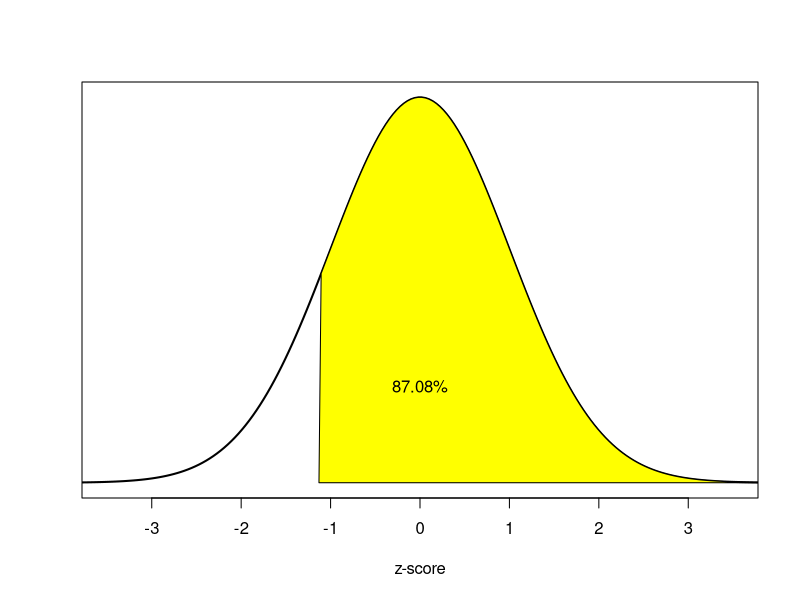
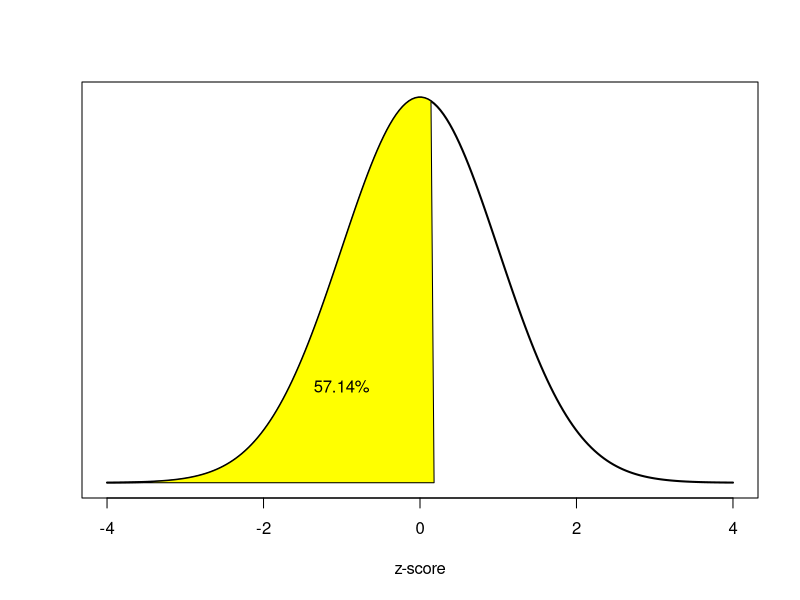
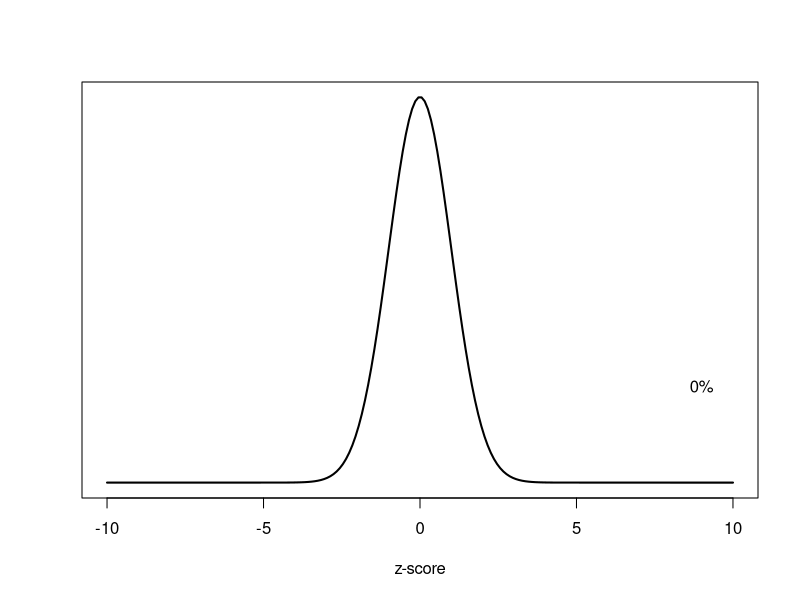
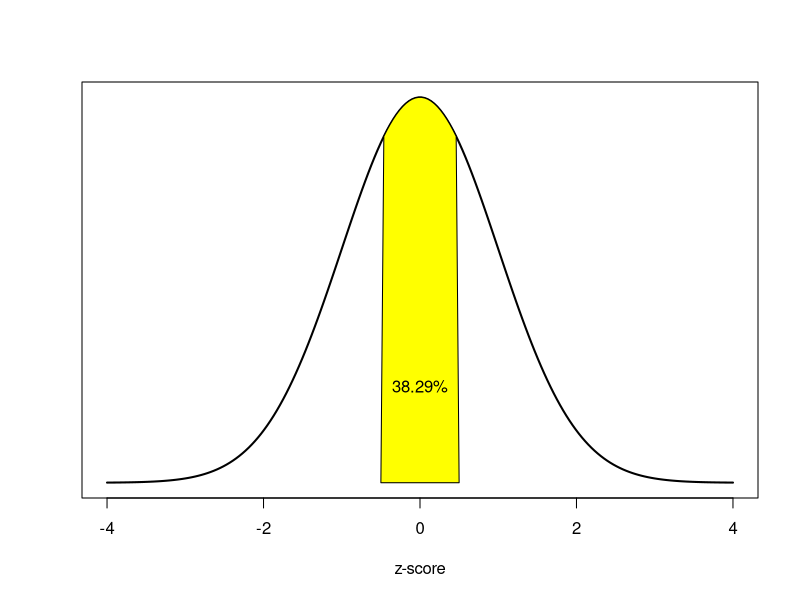
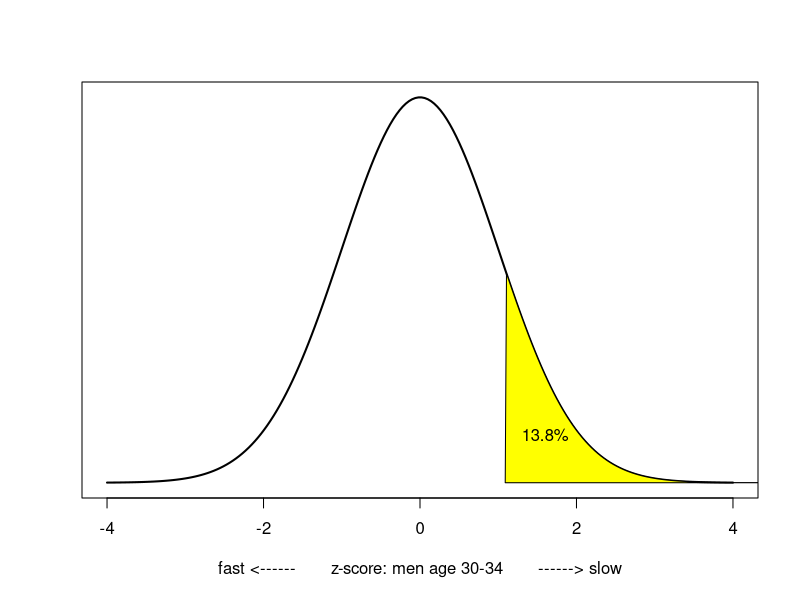
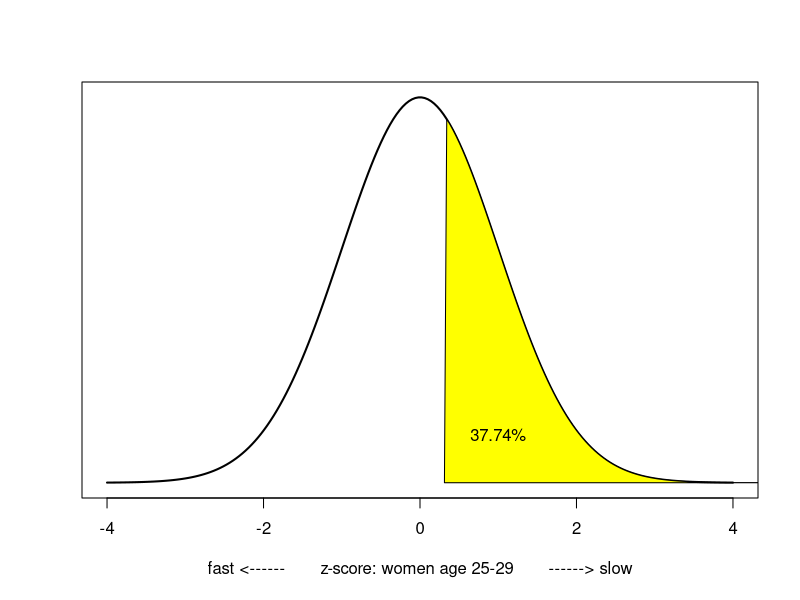

R code for these plots, in order:
## ---- chunk 1
knitr::opts_chunk$set(echo = TRUE)
## ---- chunk 2
setwd("c:/users/Michael/DROPBOX/priv/CUNY/MSDS/201809-Fall/DATA606_Jason/Homework")
## ---- chunk 3
resulta = pnorm(q=-1.13,mean = 0, sd = 1, lower.tail = F)
pctresulta = as.character(paste0(round(100*resulta,2),"%"))

x <- seq(-4,4,length=200)
y <- dnorm(x,mean=0, sd=1)
plot(x, y, type = "l", lwd = 2, xlim = c(-3.5,3.5), ylab='', xlab='z-score', yaxt='n')
lb <- -1.13; ub <- 4
i <- x >= lb & x <= ub
polygon(c(lb,x[i],ub), c(0,y[i],0), col="yellow") 
text(0, .1, pctresulta)
## ---- chunk 4
resultb = pnorm(q=0.18,mean = 0, sd = 1, lower.tail = T)
pctresultb = as.character(paste0(round(100*resultb,2),"%"))

x <- seq(-4,4,length=200)
y <- dnorm(x,mean=0, sd=1)
plot(x, y, type = "l", lwd = 2, xlim = c(-4,4), ylab='', xlab='z-score', yaxt='n')
lb <- -4; ub <- 0.18
i <- x >= lb & x <= ub
polygon(c(lb,x[i],ub), c(0,y[i],0), col="yellow") 
text(-1, .1, pctresultb)
## ---- chunk 5
resultc = pnorm(q=8,mean = 0, sd = 1, lower.tail = F)
pctresultc = as.character(paste0(round(100*resultc,2),"%"))

x <- seq(-10,10,length=200)
y <- dnorm(x,mean=0, sd=1)
plot(x, y, type = "l", lwd = 2, xlim = c(-10,10), ylab='', xlab='z-score', yaxt='n')
lb <- 8; ub <- 10
i <- x >= lb & x <= ub
polygon(c(lb,x[i],ub), c(0,y[i],0), col="yellow") 
text(9, .1, pctresultc)
## ---- chunk 6
resultd = pnorm(q= 0.5,mean = 0, sd = 1, lower.tail = T) - 
          pnorm(q=-0.5,mean = 0, sd = 1, lower.tail = T)
pctresultd = as.character(paste0(round(100*resultd,2),"%"))

x <- seq(-4,4,length=200)
y <- dnorm(x,mean=0, sd=1)
plot(x, y, type = "l", lwd = 2, xlim = c(-4,4), ylab='', xlab='z-score', yaxt='n')
lb <- -0.5; ub <- 0.5
i <- x >= lb & x <= ub
polygon(c(lb,x[i],ub), c(0,y[i],0), col="yellow") 
text(0, .1, pctresultd)
## ---- chunk 7
leo_zscore <- (4948-4313)/583
print(paste("Leo's Z-score is " , leo_zscore))
mary_zscore <- (5513-5261)/807
print(paste("Mary's Z-score is " , mary_zscore))
## ---- chunk 8
leo_quantile = 1 - pnorm(leo_zscore)
leo_percentile = round(100*leo_quantile,2)

resultleo = pnorm(q= leo_zscore,mean = 0, sd = 1, lower.tail = F)
pctresultleo = as.character(paste0(round(100*resultleo,2),"%"))

x <- seq(-4,4,length=200)
y <- dnorm(x,mean=0, sd=1)
plot(x, y, type = "l", lwd = 2, 
     xlim = c(-4,4), 
     ylab='', xlab='fast <------       z-score: men age 30-34       ------> slow', yaxt='n')
lb <- leo_zscore; ub <- 10
i <- x >= lb & x <= ub
polygon(c(lb,x[i],ub), c(0,y[i],0), col="yellow") 
text(1.6, .05, pctresultleo)
## ---- chunk 9

mary_quantile = 1 - pnorm(mary_zscore)
mary_percentile = round(100*mary_quantile,2)

mary_quantile = 1 - pnorm(mary_zscore)
mary_percentile = round(100*mary_quantile,2)

resultmary = pnorm(q= mary_zscore,mean = 0, sd = 1, lower.tail = F)
pctresultmary = as.character(paste0(round(100*resultmary,2),"%"))

x <- seq(-4,4,length=200)
y <- dnorm(x,mean=0, sd=1)
plot(x, y, type = "l", lwd = 2, 
     xlim = c(-4,4), 
     ylab='', xlab='fast <------       z-score: women age 25-29       ------> slow', yaxt='n')
lb <- mary_zscore; ub <- 10
i <- x >= lb & x <= ub
polygon(c(lb,x[i],ub), c(0,y[i],0), col="yellow") 
text(1.0, .05, pctresultmary)
## ---- chunk 10
heights = c(54, 55, 56, 56, 57, 58, 58, 59, 60, 60, 60, 61, 61, 62, 62, 63, 63, 63, 64, 65, 65, 67, 67, 69, 73)
mu = mean(heights)
sigma = sd(heights)
sd1 = c(mu-sigma,mu+sigma)
sd2 = c(mu-2*sigma,mu+2*sigma)
sd3 = c(mu-3*sigma,mu+3*sigma)

sd1heights = heights[heights>sd1[1]&heights<sd1[2]]
sd1pct = length(sd1heights)/length(heights)
print(paste0("One sd : ", as.character(round(100*sd1pct,2)),"%"))
sd2heights = heights[heights>sd2[1]&heights<sd2[2]]
sd2pct = length(sd2heights)/length(heights)
print(paste0("Two sd : ", as.character(round(100*sd2pct,2)),"%"))
sd3heights = heights[heights>sd3[1]&heights<sd3[2]]
sd3pct = length(sd3heights)/length(heights)
print(paste0("Three sd : ", as.character(round(100*sd3pct,3)),"%"))

## ---- chunk 11
prob_each_defective = 0.02
prob_each_not_defective = 1 - prob_each_defective

prob_nine_not_defective = prob_each_not_defective^9
prob_tenth_is_first_defect = prob_nine_not_defective * prob_each_defective
prob_tenth_is_first_defect
## ---- chunk 12
prob_100_not_defective = prob_each_not_defective^100
prob_100_not_defective
## ---- chunk 13
mu02 = 1 / prob_each_defective
mu02
## ---- chunk 14
sigma02 = sqrt(prob_each_defective*prob_each_not_defective)
sigma02
## ---- chunk 15
prob_defective = 0.05
prob_not_defective = 1 - prob_defective
mu05 = 1 / prob_defective
mu05
## ---- chunk 16
sigma05 = sqrt(prob_defective*prob_not_defective)
sigma05
## ---- chunk 17
p_boy = 0.51
p_girl = 1- p_boy
n = 3
k = 2

p_two_boys_of_three = choose(n,k) * (p_boy^k) * p_girl^(n-k)
p_two_boys_of_three

## ---- chunk 18
p_girl_first = p_girl * p_boy * p_boy
p_girl_middle = p_boy * p_girl * p_boy
p_girl_last = p_boy * p_boy * p_girl

p_sum = p_girl_first + p_girl_middle + p_girl_last
p_sum
## ---- chunk 19
p_two_boys_of_three ==  p_sum
## ---- chunk 20
choose(8,3)
## ---- chunk 21
p_success = .15
p_fail = 1 - p_success
n = 9
k = 2
p_two_of_nine_successes = choose(n,k) * p_success^k * p_fail^(n-k)
p_two_of_nine_successes

p_third_success_on_tenth_trial = p_two_of_nine_successes * p_success
p_third_success_on_tenth_trial
